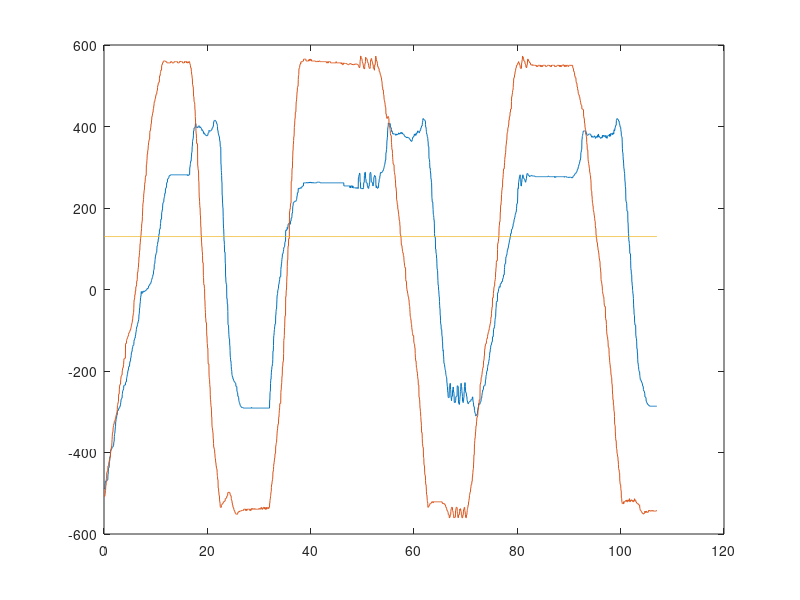

Recreate this plot in MATLAB. (Note: this script raises an error after producing the figure.)
load('simout_data_18052020_03_frameid.mat')

%%
N_obj = 1;

time = simout.time;

ref_pos      = simout.signals(1).values(:, 1:2*N_obj);
meas_pos     = simout.signals(1).values(:,  (1:3*N_obj) + 2*N_obj);
F_des_trim   = simout.signals(1).values(:,  (1:3*N_obj) + (2+3)*N_obj);
F_dev        = simout.signals(1).values(:,  (1:3*N_obj) + (2+3+3)*N_obj);

penalty      = simout.signals(1).values(:,  1 + (2+3+3+3)*N_obj);

LocForceTrim      = simout.signals(1).values(:,  2 + (2+3+3+3)*N_obj);
LocForceTrim_8dir = simout.signals(1).values(:,  3 + (2+3+3+3)*N_obj);
LocForceTrim_max  = simout.signals(1).values(:,  4 + (2+3+3+3)*N_obj);
frame_id          = simout.signals(1).values(:,  5 + (2+3+3+3)*N_obj);
%% Ref pos
plot(time, ref_pos)
%% Meas pos
plot(time, meas_pos)

%%
recordVideo = true;
if recordVideo
    v = VideoWriter('video.avi','Motion JPEG AVI');
    open(v);
end

th = linspace(0, 2*pi, 50);
x_circ = 50*cos(th);
y_circ = 50*sin(th);

figure(25)
clf
plotElArray();
hold on
for k=1:N_obj
    f_obj_meas(k) = plot(x_circ, y_circ, 'LineWidth', 3);
    f_obj_ref(k) = plot(1, 1, 'rx', 'LineWidth', 5, 'MarkerSize', 20);
    f_Fdev(k) = plot(1,1,'b-', 'LineWidth', 3);
    f_Fdes(k) = plot(1,1,'g-', 'LineWidth', 2);
    f_forceSet(k) = plot(1, 1);
end
hold off
axis equal
axis([-850 850 -850 850])
f_title = title(sprintf('Time: %5.2f, Frame ID: %d', 0, 0));
h_locTrim = text(-810, -780, 'LocBasedTrim: 0', 'BackgroundColor', [1 1 1]);
h_locTrim_8dir = text(-110, -780, '8-dir: 0', 'BackgroundColor', [1 1 1]);
h_locTrim_maxF = text(300, -780, 'max forces: 0', 'BackgroundColor', [1 1 1]);
%%
Fscale = 1e12;

for I=1:1:numel(time)    
    
    for i=1:N_obj
        f_obj_ref(k).XData = ref_pos(I, 1 + 2*(i-1));
        f_obj_ref(k).YData = ref_pos(I, 2*i);
        
        f_obj_meas(k).XData = meas_pos(I, 1 + 3*(i-1)) + x_circ;
        f_obj_meas(k).YData = meas_pos(I, 2 + 3*(i-1)) + y_circ;
        
        F_dev_I = [F_dev(I, 1 + 3*(i-1)); F_dev(I, 2 + 3*(i-1))];
        f_Fdev(k).XData = meas_pos(I, 1 + 3*(i-1)) + Fscale*[0 F_dev_I(1)];
        f_Fdev(k).YData = meas_pos(I, 2 + 3*(i-1)) + Fscale*[0 F_dev_I(2)];
        
        F_des_I = [F_des_trim(I, 1 + 3*(i-1)); F_des_trim(I, 2 + 3*(i-1))];  
        f_Fdes(k).XData = meas_pos(I, 1 + 3*(i-1)) + Fscale*[0 F_des_I(1)];
        f_Fdes(k).YData = meas_pos(I, 2 + 3*(i-1)) + Fscale*[0 F_des_I(2)];   
        
        plot_ForceSet(meas_pos(I, 1 + 3*(i-1)), meas_pos(I, 2 + 3*(i-1)), maxF, 'linear', Fscale, true, f_forceSet(k));
        
        if LocForceTrim(I)
            h_locTrim.String = 'LocBasedTrim: 1';
        else
            h_locTrim.String = 'LocBasedTrim: 0';
        end
        
        if LocForceTrim_8dir(I)
            h_locTrim_8dir.String = '8-dir: 1';
        else
            h_locTrim_8dir.String = '8-dir: 0';
        end
        
        if LocForceTrim_max(I)
            h_locTrim_maxF.String = 'max forces: 1';
        else
            h_locTrim_maxF.String = 'max forces: 0';
        end
    end
    
    f_title.String = sprintf('Time: %5.2f, Frame ID: %d', time(I), frame_id(I));    
    
    if recordVideo
        frame = getframe(gcf);
        writeVideo(v,frame);
    end
    
    drawnow
end

if recordVideo
    close(v);
end
